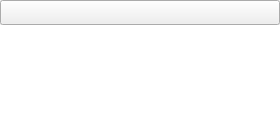
<?xml version="1.0" encoding="UTF-8"?>
<ui version="4.0">
 <class>KQCollapsibleContentFrame</class>
 <widget class="QWidget" name="KQCollapsibleContentFrame">
  <property name="geometry">
   <rect>
    <x>0</x>
    <y>0</y>
    <width>280</width>
    <height>129</height>
   </rect>
  </property>
  <property name="windowTitle">
   <string>Form</string>
  </property>
  <layout class="QVBoxLayout" name="verticalLayout">
   <property name="spacing">
    <number>0</number>
   </property>
   <property name="leftMargin">
    <number>0</number>
   </property>
   <property name="topMargin">
    <number>0</number>
   </property>
   <property name="rightMargin">
    <number>0</number>
   </property>
   <property name="bottomMargin">
    <number>0</number>
   </property>
   <item>
    <widget class="KQCollapsiblePushButton" name="pushButton">
     <property name="minimumSize">
      <size>
       <width>0</width>
       <height>25</height>
      </size>
     </property>
     <property name="maximumSize">
      <size>
       <width>16777215</width>
       <height>25</height>
      </size>
     </property>
     <property name="text">
      <string/>
     </property>
    </widget>
   </item>
   <item>
    <widget class="KQCollapsibleTableWidget" name="tableWidget">
     <property name="minimumSize">
      <size>
       <width>0</width>
       <height>16</height>
      </size>
     </property>
     <property name="frameShape">
      <enum>QFrame::NoFrame</enum>
     </property>
     <property name="frameShadow">
      <enum>QFrame::Plain</enum>
     </property>
     <property name="lineWidth">
      <number>0</number>
     </property>
     <attribute name="horizontalHeaderVisible">
      <bool>false</bool>
     </attribute>
     <attribute name="horizontalHeaderDefaultSectionSize">
      <number>20</number>
     </attribute>
     <attribute name="horizontalHeaderMinimumSectionSize">
      <number>20</number>
     </attribute>
     <attribute name="verticalHeaderVisible">
      <bool>false</bool>
     </attribute>
     <attribute name="verticalHeaderDefaultSectionSize">
      <number>16</number>
     </attribute>
     <attribute name="verticalHeaderMinimumSectionSize">
      <number>16</number>
     </attribute>
    </widget>
   </item>
  </layout>
 </widget>
 <customwidgets>
  <customwidget>
   <class>KQCollapsiblePushButton</class>
   <extends>QPushButton</extends>
   <header>kqcollapsiblepushbutton.h</header>
  </customwidget>
  <customwidget>
   <class>KQCollapsibleTableWidget</class>
   <extends>QTableWidget</extends>
   <header>kqcollapsibletablewidget.h</header>
  </customwidget>
 </customwidgets>
 <resources/>
 <connections/>
</ui>
